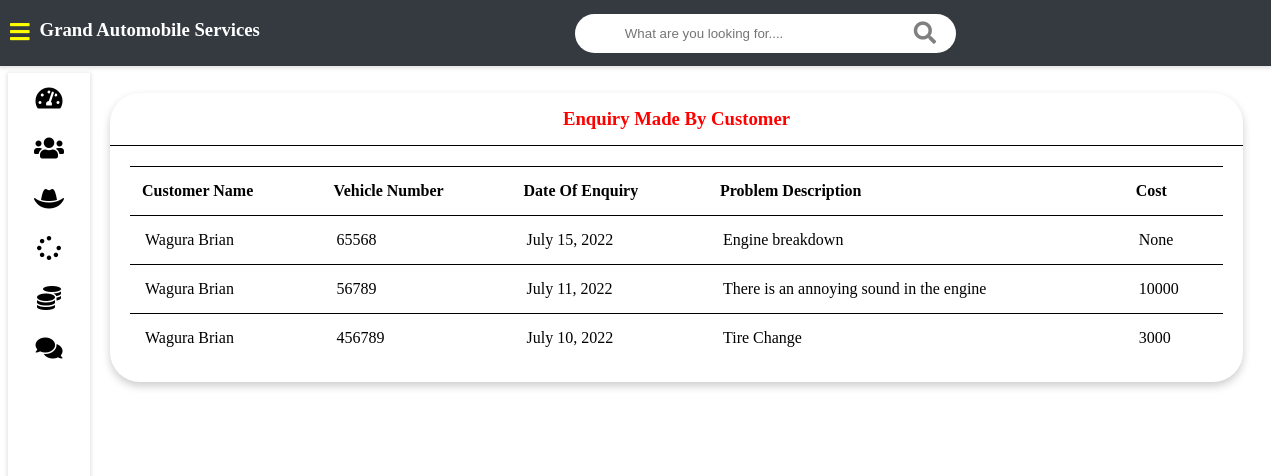
Page /admin-view-customer-enquiry (signed in) on the committed database.
### vehicle/models.py (models this page shows, shortened)
class Customer(models.Model):
    user        = models.OneToOneField(User, on_delete=models.CASCADE)
    profile_pic = models.ImageField(upload_to  = 'profile_pic/CustomerProfilePic', null=True, blank=True)
    address     = models.CharField(max_length=40)
    mobile      = models.CharField(max_length=20, null=False)
    @property
    def get_name(self):
        return self.user.first_name + " " + self.user.last_name

class Request(models.Model):
    cat         = (('two wheeler with gear','two wheeler with gear'),('two wheeler without gear','two wheeler without gear'),('three wheeler','three wheeler'),('four wheeler','four wheeler'))
    category    = models.CharField(max_length=50, choices=cat)
    vehicle_no      = models.PositiveIntegerField(null=False)
    vehicle_name    = models.CharField(max_length=40, null=False)
    vehicle_model   = models.CharField(max_length=40, null=False)
    vehicle_brand   = models.CharField(max_length=40, null=False)
    problem_description     = models.CharField(max_length=500, null=False)
    date                    = models.DateField(auto_now=True)
    cost                    = models.PositiveIntegerField(null=True)
    customer        = models.ForeignKey('Customer', on_delete=models.CASCADE, null=True)
    mechanic        = models.ForeignKey('Mechanic', on_delete=models.CASCADE, null=True)
    stat       = (('Pending','Pending'),('Approved','Approved'),('Repairing','Repairing'),('Repairing Done','Repairing Done'),('Released','Released'))
    status     = models.CharField(max_length=50, choices=stat, default='Pending', null=True)

### vehicle/views.py (the view)
# urls.py: path('admin-view-customer-enquiry', views.admin_view_customer_enquiry_view, name='admin-view-customer-enquiry'),
@login_required(login_url='adminlogin')
def admin_view_customer_enquiry_view(request):
    enquiry         = models.Request.objects.all().order_by('-id')
    customers       = []
    for enq in enquiry:
        customer    = models.Customer.objects.get(id=enq.customer_id)
        customers.append(customer)
    return render(request, 'vehicle/admin/admin_view_customer_enquiry.html',{'data':zip(customers,enquiry)})

### templates/vehicle/admin/admin_view_customer_enquiry.html
{% extends 'vehicle/admin/adminbase.html' %}
{% block content %}
<div class="wrapper">
    <div class="row">
        <div class="col-12 col-m-12 col-sm-12">
            <div class="card">
                <div class="card-header">
                    <h3 style="color:red; text-align:center">Enquiry Made By Customer</h3>
                </div>
                <div class="card-content">
                    <table>
                        <thead>
                            <tr>
                                <th>Customer Name</th>
                                <th>Vehicle Number</th>
                                <th>Date Of Enquiry</th>
                                <th>Problem Description</th>
                                <th>Cost</th>
                            </tr>
                        </thead>
                        <tbody>
                            {% for c,r in data %}
                            <tr>
                                <td>{{c.get_name}}</td>
                                <td>{{r.vehicle_no}}</td>
                                <td>{{r.date}}</td>
                                <td>{{r.problem_description}}</td>
                                <td>{{r.cost}}</td>
                            </tr>
                            {% endfor %}
                        </tbody>
                    </table>
                </div>
            </div>
        </div>
    </div>
    <br><br>
</div>
{% endblock content %}

### static/style.css (style rules this page uses)
* { box-sizing: border-box; }
[class*="col-"] { padding: 10px; }
@media only screen and (min-width: 600px) { .col-sm-12 { width: 100%; } }
@media only screen and (min-width: 768px) { .col-m-12 { width: 100%; } }
@media only screen and (min-width: 992px) { .col-12 { width: 100%; } }
.card { color: #343a40!; border-radius: 30px; margin-bottom: 10px; box-shadow: 0 4px 8px 0 rgba(0,0,0,0.2); }
.card-header { padding: 15px 30px; border-bottom: 1px solid ; position: relative; }
.card-header h3 { margin: 0; }
.card-content { padding: 20px; overflow-x: auto; }
table { border-collapse: collapse; width: 100%; }
table td { border-top: 1px solid black; padding: 15px; }
table th { border-top: 1px solid black; border-bottom: 1px solid black; padding: 15px 12px; text-align: left; }
.row { display: flex; flex-wrap: wrap; flex-direction: row; }
.row:after, .row:before { box-sizing: border-box; }
.wrapper { padding: 10px; margin-left: 82px; padding-top: 75px; background: white; transition: margin-left .5s; }

### rows in the picture
Customer: get_name "Wagura Brian", vehicle_no "65568", date "July 15, 2022", problem_description "Engine breakdown", cost "None", vehicle_no "56789", date "July 11, 2022", problem_description "There is an annoying sound in the engine", cost "10000", vehicle_no "456789", date "July 10, 2022", problem_description "Tire Change", cost "3000"
